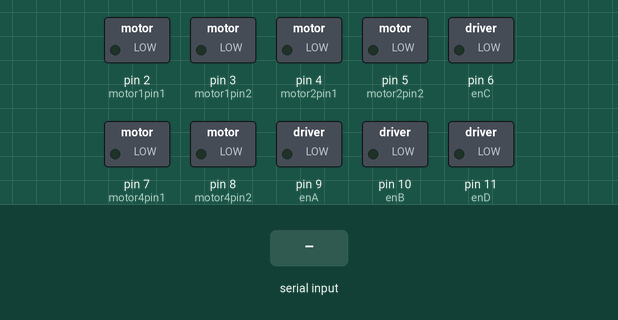
Simulated run of this sketch. Board: Arduino Uno, built with avr-gcc and run on an emulated ATmega328P. Shown: switched loads named in the sketch (green lamp = pin HIGH). The test bench sets the inputs (shaded band). Pins used as bus, display or sensor lines are not drawn.

Above: at 1.2 s.
1.3 s: "w" received over the second serial link
At 1.6 s:
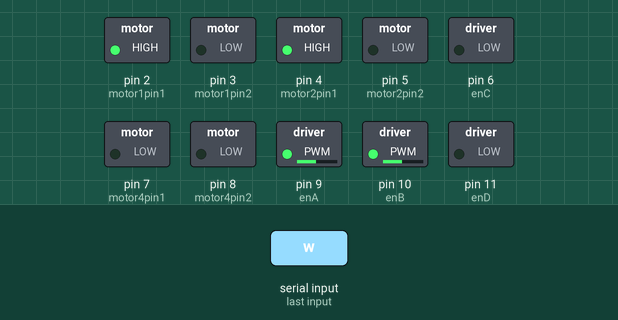
2.8 s: "s" received over the second serial link
At 3.9 s:
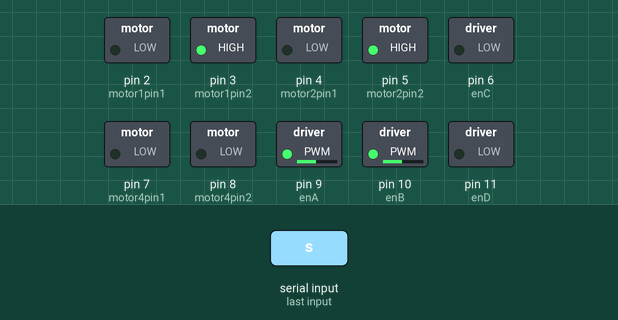
4.3 s: "a" received over the second serial link
At 5.1 s:
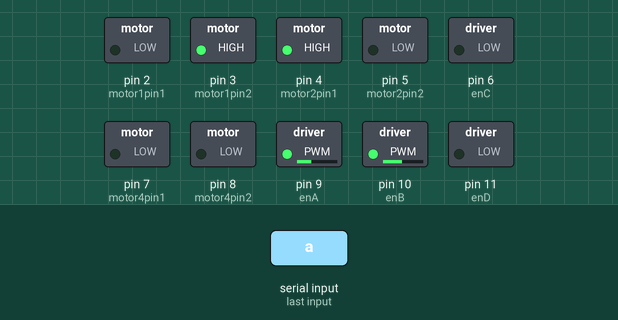
5.8 s: "d" received over the second serial link
At 6.2 s:
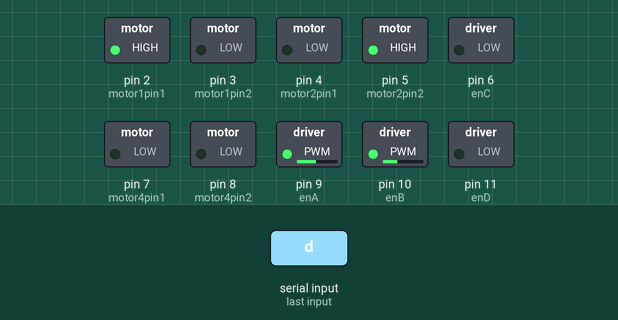
7.3 s: "u" received over the second serial link
At 8.5 s:
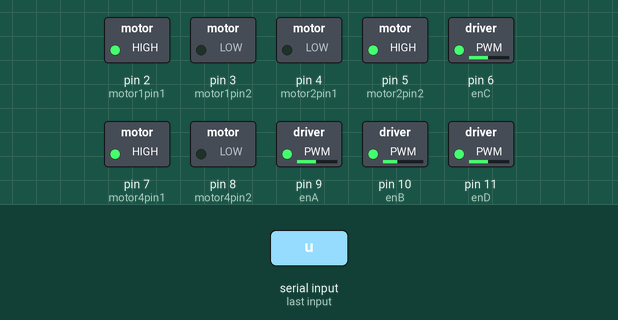
8.8 s: "x" received over the second serial link
At 9.7 s:
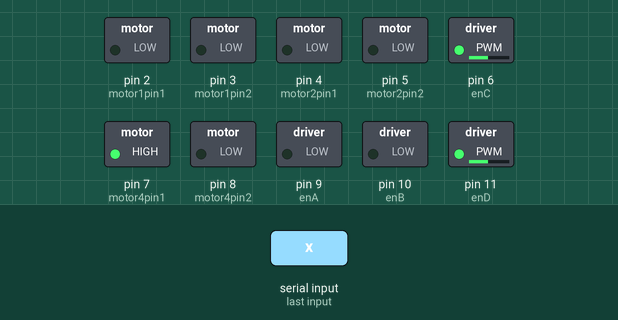
Timing chart, 0 to 11.3 s (numbered marks = the images above; inputs shaded):
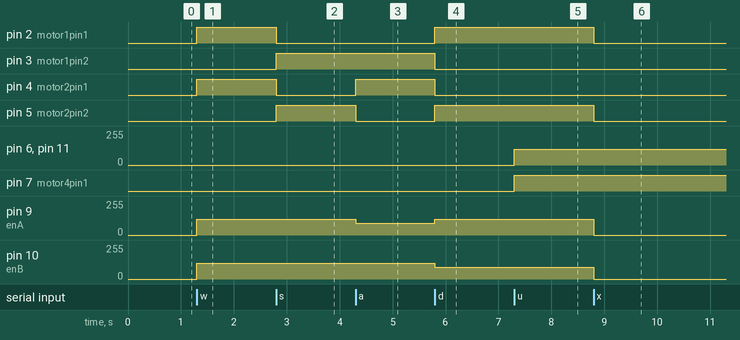

The sketch:

Water_GarbageCollector_.ino
```cpp
#include <SoftwareSerial.h>

int motor1pin1 = 2;
int motor1pin2 = 3;
int motor2pin1 = 4;
int motor2pin2 = 5;

int enA = 9;
int enB = 10;

int motor3pin1 = 1;
int motor3pin2 = 0;
int enC = 6;

int motor4pin1 = 7;
int motor4pin2 = 8;
int enD = 11;

SoftwareSerial bt(12, 13);

void drive(int sA, int sB, int p11, int p12, int p21, int p22) {
  analogWrite(enA, sA);
  analogWrite(enB, sB);
  digitalWrite(motor1pin1, p11);
  digitalWrite(motor1pin2, p12);
  digitalWrite(motor2pin1, p21);
  digitalWrite(motor2pin2, p22);
}

void stopMotors() {
  drive(0, 0, 0, 0, 0, 0);
}

void conveyer(int state) {
  int sp = state * 120;
  analogWrite(enC, sp);
  analogWrite(enD, sp);
  digitalWrite(motor3pin1, state);
  digitalWrite(motor3pin2, !state);
  digitalWrite(motor4pin1, state);
  digitalWrite(motor4pin2, !state);
}

void setup() {
  pinMode(motor1pin1, OUTPUT);
  pinMode(motor1pin2, OUTPUT);
  pinMode(motor2pin1, OUTPUT);
  pinMode(motor2pin2, OUTPUT);
  pinMode(enA, OUTPUT);
  pinMode(enB, OUTPUT);

  pinMode(motor3pin1, OUTPUT);
  pinMode(motor3pin2, OUTPUT);
  pinMode(enC, OUTPUT);

  pinMode(motor4pin1, OUTPUT);
  pinMode(motor4pin2, OUTPUT);
  pinMode(enD, OUTPUT);

  Serial.begin(9600);
  bt.begin(9600);
}

void loop() {
  if (bt.available()) {
    char c = bt.read();

    if (c == 'w') drive(120, 120, 1, 0, 1, 0);
    else if (c == 's') drive(120, 120, 0, 1, 0, 1);
    else if (c == 'a') drive(90, 120, 0, 1, 1, 0);
    else if (c == 'd') drive(120, 90, 1, 0, 0, 1);
    else if (c == 'x') stopMotors();
    else if (c == 'u') conveyer(1);
    else if (c == 'v') conveyer(0);
  }
}
```

Measured:
- after the input at 1.3 s, pin 2 (motor1pin1), pin 4 (motor2pin1): LOW → HIGH at once; pin 9 (enA), pin 10 (enB): 0/255 → 120/255 at once
- after the input at 2.8 s, pin 2 (motor1pin1), pin 4 (motor2pin1): HIGH → LOW at once; pin 3 (motor1pin2), pin 5 (motor2pin2): LOW → HIGH at once
- after the input at 4.3 s, pin 4 (motor2pin1): LOW → HIGH at once; pin 5 (motor2pin2): HIGH → LOW at once; pin 9 (enA): 120/255 → 90/255 at once
- after the input at 5.8 s, pin 2 (motor1pin1), pin 5 (motor2pin2): LOW → HIGH at once; pin 3 (motor1pin2), pin 4 (motor2pin1): HIGH → LOW at once; pin 9 (enA): 90/255 → 120/255 at once; pin 10 (enB): 120/255 → 90/255 at once
- after the input at 7.3 s, pin 6 (enC), pin 11 (enD): 0/255 → 120/255 at once; pin 7 (motor4pin1): LOW → HIGH at once
- after the input at 8.8 s, pin 2 (motor1pin1), pin 5 (motor2pin2): HIGH → LOW at once; pin 9 (enA): 120/255 → 0/255 at once; pin 10 (enB): 90/255 → 0/255 at once
